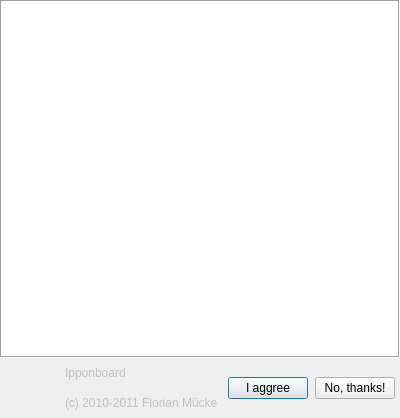
<?xml version="1.0" encoding="UTF-8"?>
<ui version="4.0">
 <class>SplashScreen</class>
 <widget class="QWidget" name="SplashScreen">
  <property name="windowModality">
   <enum>Qt::WindowModal</enum>
  </property>
  <property name="geometry">
   <rect>
    <x>0</x>
    <y>0</y>
    <width>400</width>
    <height>418</height>
   </rect>
  </property>
  <property name="windowTitle">
   <string>License Information</string>
  </property>
  <property name="windowIcon">
   <iconset resource="../base/ipponboard.qrc">
    <normaloff>:/res/images/logo.png</normaloff>:/res/images/logo.png</iconset>
  </property>
  <property name="windowOpacity">
   <double>1.000000000000000</double>
  </property>
  <property name="whatsThis">
   <string/>
  </property>
  <property name="styleSheet">
   <string notr="true"/>
  </property>
  <layout class="QVBoxLayout" name="verticalLayout" stretch="1,0">
   <property name="spacing">
    <number>0</number>
   </property>
   <property name="margin">
    <number>0</number>
   </property>
   <item>
    <widget class="QTextEdit" name="textEdit">
     <property name="font">
      <font>
       <family>MS Shell Dlg 2</family>
       <pointsize>10</pointsize>
       <weight>50</weight>
       <italic>false</italic>
       <bold>false</bold>
       <kerning>true</kerning>
      </font>
     </property>
     <property name="autoFillBackground">
      <bool>true</bool>
     </property>
     <property name="styleSheet">
      <string notr="true"/>
     </property>
     <property name="frameShape">
      <enum>QFrame::Box</enum>
     </property>
     <property name="frameShadow">
      <enum>QFrame::Sunken</enum>
     </property>
     <property name="lineWidth">
      <number>1</number>
     </property>
     <property name="midLineWidth">
      <number>0</number>
     </property>
     <property name="autoFormatting">
      <set>QTextEdit::AutoAll</set>
     </property>
     <property name="undoRedoEnabled">
      <bool>false</bool>
     </property>
     <property name="readOnly">
      <bool>true</bool>
     </property>
     <property name="html">
      <string notr="true">&lt;!DOCTYPE HTML PUBLIC &quot;-//W3C//DTD HTML 4.0//EN&quot; &quot;http://www.w3.org/TR/REC-html40/strict.dtd&quot;&gt;
&lt;html&gt;&lt;head&gt;&lt;meta name=&quot;qrichtext&quot; content=&quot;1&quot; /&gt;&lt;style type=&quot;text/css&quot;&gt;
p, li { white-space: pre-wrap; }
&lt;/style&gt;&lt;/head&gt;&lt;body style=&quot; font-family:'MS Shell Dlg 2'; font-size:10pt; font-weight:400; font-style:normal;&quot;&gt;
&lt;p style=&quot;-qt-paragraph-type:empty; margin-top:0px; margin-bottom:0px; margin-left:0px; margin-right:0px; -qt-block-indent:0; text-indent:0px;&quot;&gt;&lt;/p&gt;&lt;/body&gt;&lt;/html&gt;</string>
     </property>
     <property name="acceptRichText">
      <bool>false</bool>
     </property>
     <property name="textInteractionFlags">
      <set>Qt::TextBrowserInteraction</set>
     </property>
    </widget>
   </item>
   <item>
    <layout class="QHBoxLayout" name="horizontalLayout_3" stretch="0,1,0">
     <property name="spacing">
      <number>0</number>
     </property>
     <property name="leftMargin">
      <number>5</number>
     </property>
     <property name="topMargin">
      <number>0</number>
     </property>
     <property name="rightMargin">
      <number>0</number>
     </property>
     <property name="bottomMargin">
      <number>0</number>
     </property>
     <item>
      <widget class="QWidget" name="widget" native="true">
       <property name="minimumSize">
        <size>
         <width>60</width>
         <height>60</height>
        </size>
       </property>
       <property name="styleSheet">
        <string notr="true">image: url(:/res/images/logo.png);</string>
       </property>
      </widget>
     </item>
     <item>
      <layout class="QVBoxLayout" name="verticalLayout_4">
       <property name="spacing">
        <number>0</number>
       </property>
       <property name="topMargin">
        <number>0</number>
       </property>
       <property name="bottomMargin">
        <number>0</number>
       </property>
       <item>
        <widget class="QLabel" name="label_info">
         <property name="enabled">
          <bool>false</bool>
         </property>
         <property name="minimumSize">
          <size>
           <width>20</width>
           <height>0</height>
          </size>
         </property>
         <property name="text">
          <string>Ipponboard</string>
         </property>
         <property name="textFormat">
          <enum>Qt::PlainText</enum>
         </property>
         <property name="alignment">
          <set>Qt::AlignLeading|Qt::AlignLeft|Qt::AlignVCenter</set>
         </property>
         <property name="margin">
          <number>5</number>
         </property>
        </widget>
       </item>
       <item>
        <widget class="QLabel" name="label">
         <property name="enabled">
          <bool>false</bool>
         </property>
         <property name="text">
          <string>(c) 2010-2011 Florian Mücke</string>
         </property>
         <property name="textFormat">
          <enum>Qt::PlainText</enum>
         </property>
         <property name="scaledContents">
          <bool>false</bool>
         </property>
         <property name="margin">
          <number>5</number>
         </property>
        </widget>
       </item>
      </layout>
     </item>
     <item>
      <layout class="QHBoxLayout" name="horizontalLayout" stretch="0,0">
       <property name="spacing">
        <number>7</number>
       </property>
       <property name="topMargin">
        <number>0</number>
       </property>
       <property name="rightMargin">
        <number>5</number>
       </property>
       <property name="bottomMargin">
        <number>0</number>
       </property>
       <item>
        <widget class="QPushButton" name="pushButton">
         <property name="focusPolicy">
          <enum>Qt::TabFocus</enum>
         </property>
         <property name="toolTip">
          <string>Accept the terms of usage</string>
         </property>
         <property name="text">
          <string>I aggree</string>
         </property>
         <property name="icon">
          <iconset resource="../base/ipponboard.qrc">
           <normaloff>:/res/icons/accept.png</normaloff>:/res/icons/accept.png</iconset>
         </property>
         <property name="autoDefault">
          <bool>true</bool>
         </property>
         <property name="default">
          <bool>true</bool>
         </property>
         <property name="flat">
          <bool>false</bool>
         </property>
        </widget>
       </item>
       <item>
        <widget class="QPushButton" name="pushButton_Cancel">
         <property name="focusPolicy">
          <enum>Qt::TabFocus</enum>
         </property>
         <property name="text">
          <string>No, thanks!</string>
         </property>
         <property name="icon">
          <iconset resource="../base/ipponboard.qrc">
           <normaloff>:/res/icons/deny.png</normaloff>:/res/icons/deny.png</iconset>
         </property>
         <property name="shortcut">
          <string notr="true"/>
         </property>
         <property name="autoDefault">
          <bool>false</bool>
         </property>
         <property name="default">
          <bool>false</bool>
         </property>
         <property name="flat">
          <bool>false</bool>
         </property>
        </widget>
       </item>
      </layout>
     </item>
    </layout>
   </item>
  </layout>
 </widget>
 <tabstops>
  <tabstop>pushButton</tabstop>
  <tabstop>pushButton_Cancel</tabstop>
  <tabstop>textEdit</tabstop>
 </tabstops>
 <resources>
  <include location="../base/ipponboard.qrc"/>
 </resources>
 <connections/>
</ui>
